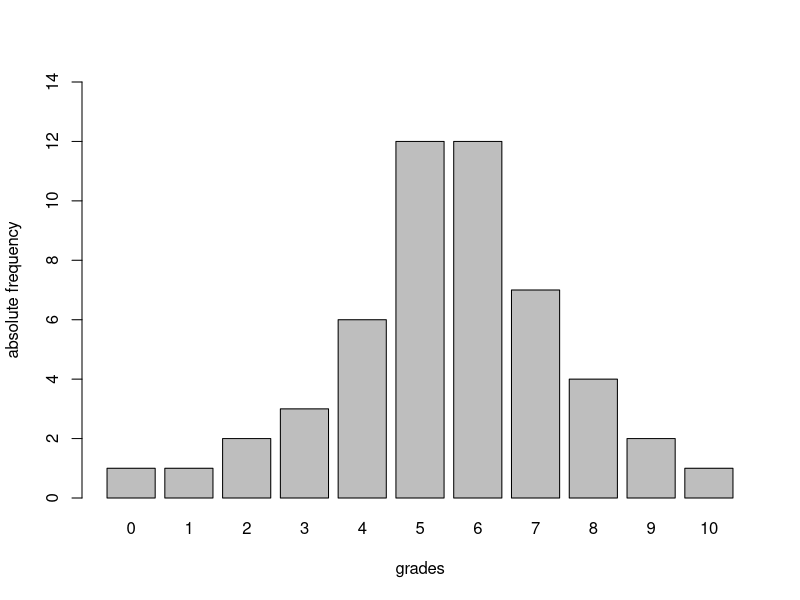

Source code (R):
data <- c(5, 2, 4, 9, 5, 7, 4, 5, 6, 5, 7, 7, 5, 5, 2, 10, 5, 6, 5, 4, 
          5, 8, 8, 4, 0, 8, 4, 8, 6, 6, 3, 6, 7, 6, 6, 7, 6, 7, 3, 5, 
          6, 9, 6, 1, 4, 6, 3, 5, 5, 6, 7)


xi <- sort(unique(data))
N_total <- length(data)

ni <- sapply(xi, function(val) sum(data == val))

Ni <- cumsum(ni)

fi <- round(ni/N_total, 4)
Fi <- round(cumsum(fi), 4)

frequencies_table <- data.frame(
  Grade_xi = xi, 
  Frec_Abs_ni = ni, 
  Frec_Abs_Acum_Ni = Ni, 
  Frec_Rel_fi = fi, 
  frec_Rel_Acum_Fi = Fi
)

print(frequencies_table)

barplot(    #bar chart
  height = ni, 
  names.arg = xi, 
  xlab = "grades", 
  ylab = "absolute frequency",
  ylim = c(0, max(ni) + 2), 
  border = "black"
)
